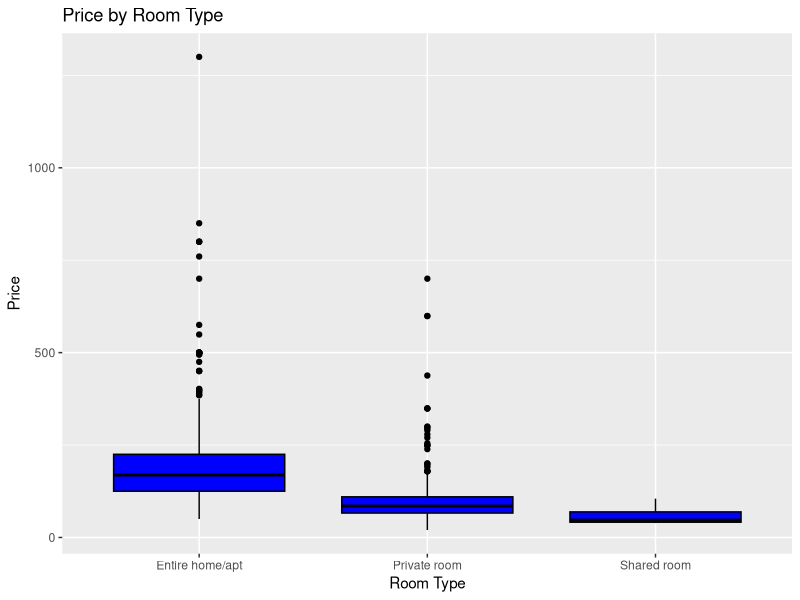
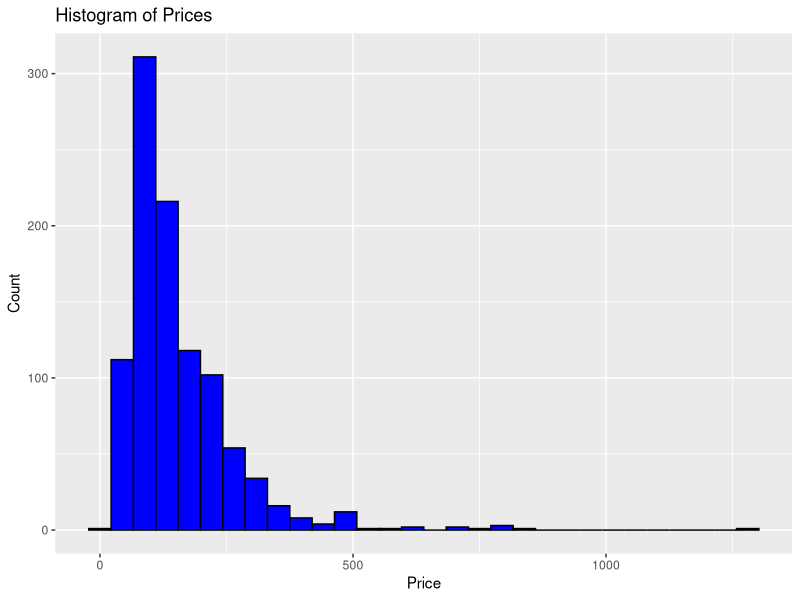
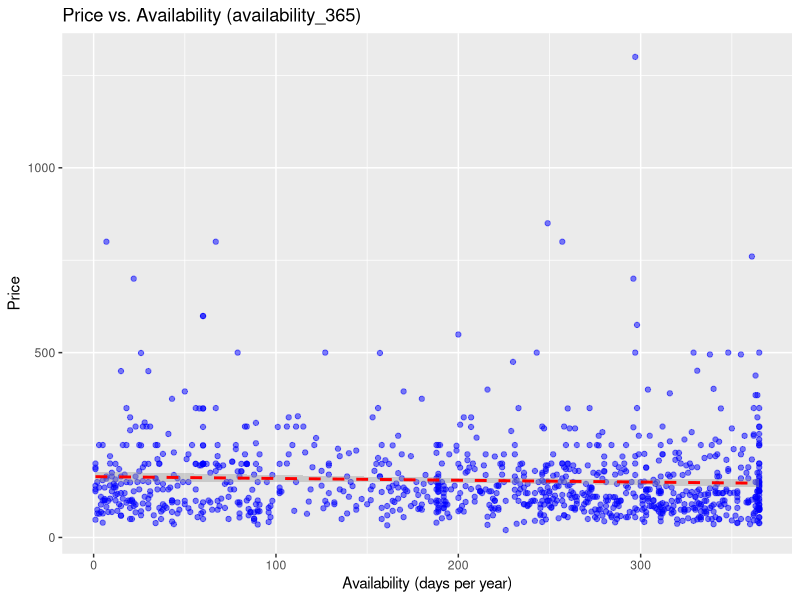
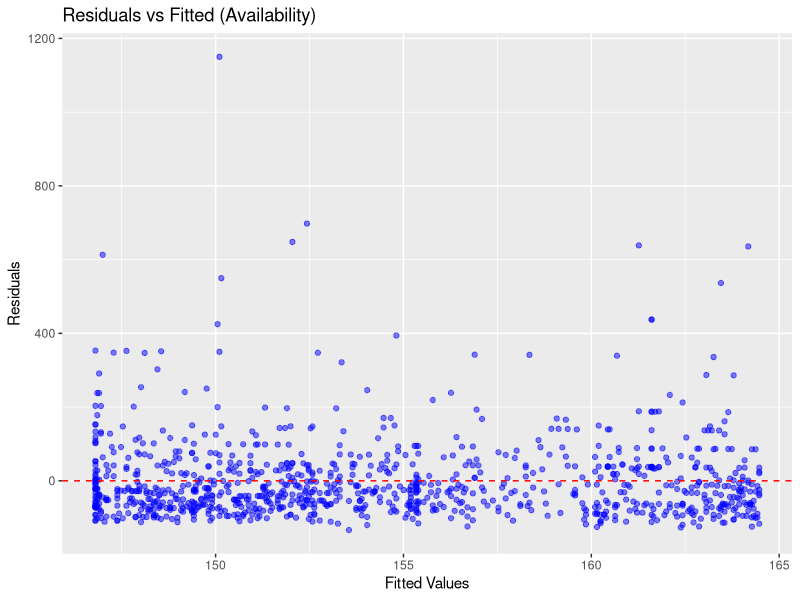
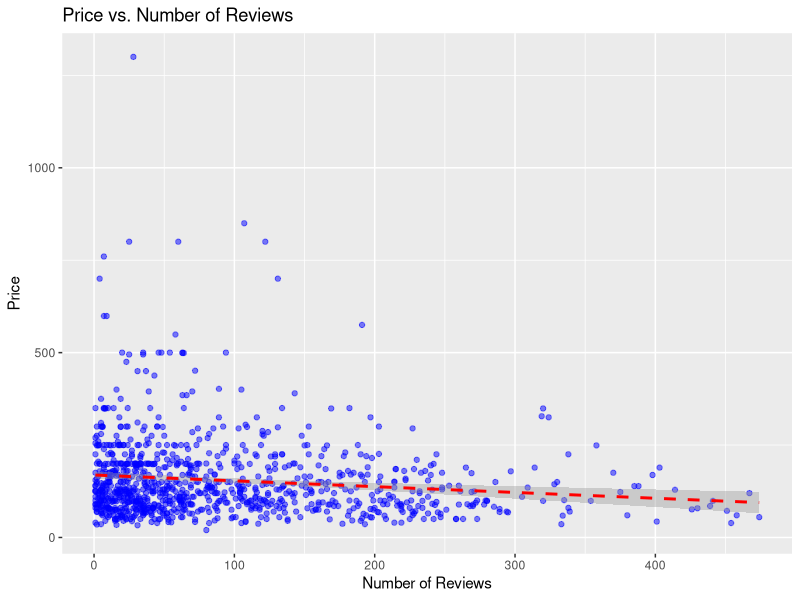
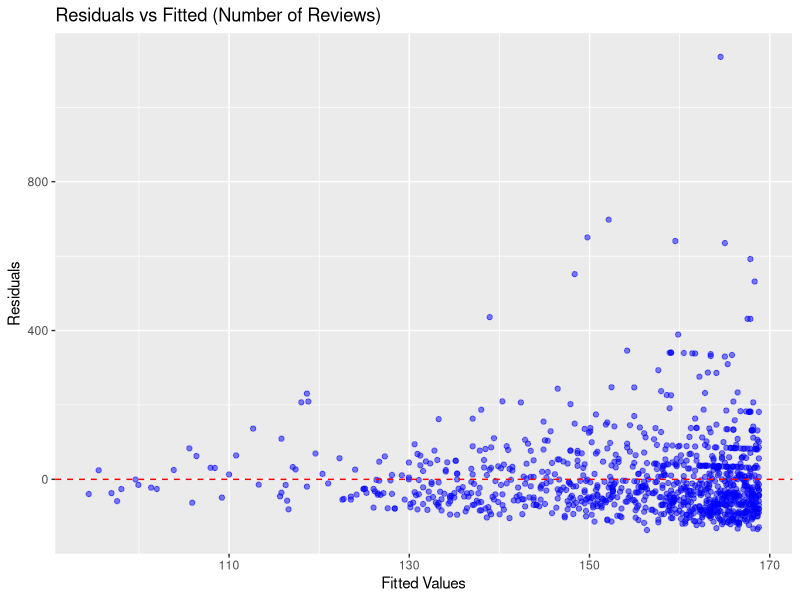
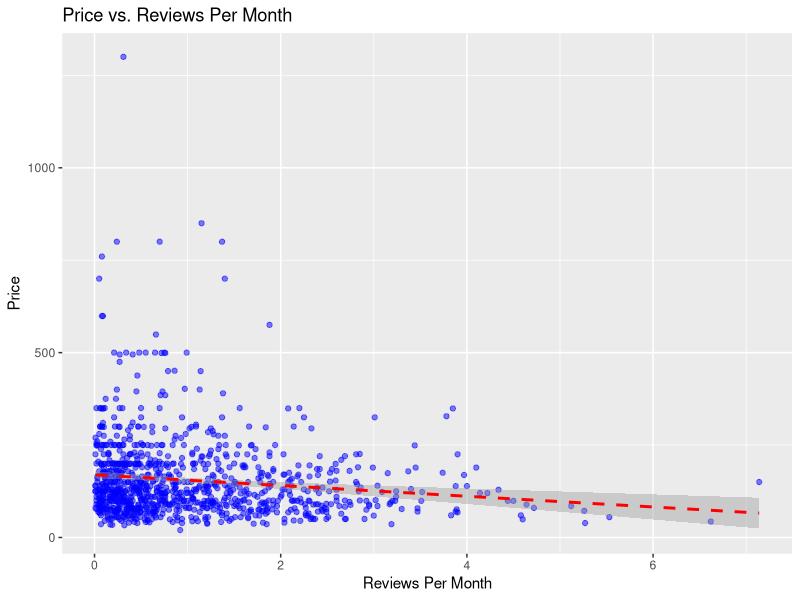
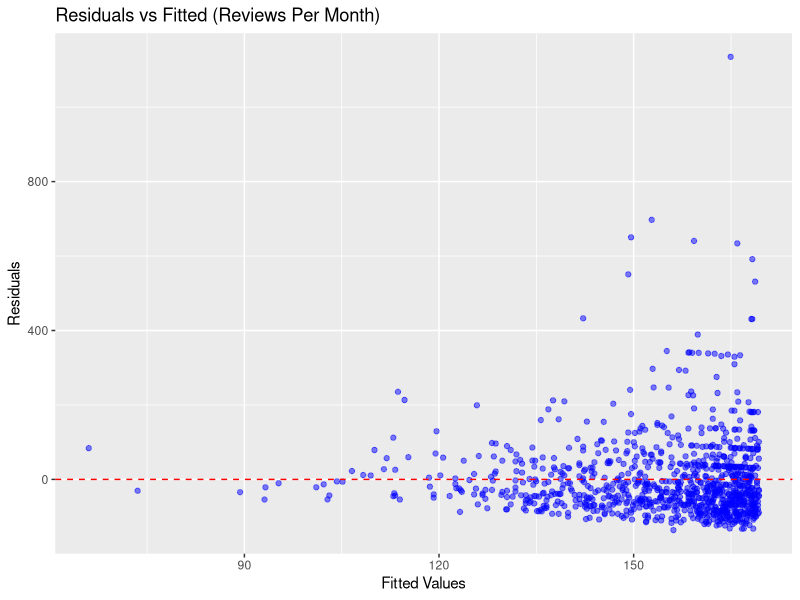

Source code (R) for these figures, in order:
# Load necessary libraries
library(ggplot2)
library(dplyr)
library(readxl)

# Load the cleaned data
data <- read.csv("filtered_data.csv")

# Descriptive Statistics
summary(data)

# Boxplots for Price by Room Type
ggplot(data, aes(x = room_type, y = price)) +
  geom_boxplot(fill = "blue", color = "black") +
  labs(title = "Price by Room Type",
       x = "Room Type",
       y = "Price")

# Histogram of Prices
ggplot(data, aes(x = price)) +
  geom_histogram(bins = 30, fill = "blue", color = "black") +
  labs(title = "Histogram of Prices",
       x = "Price",
       y = "Count")

# ---- Function for Confidence Intervals and Hypothesis Testing ----
display_conf_intervals <- function(model, model_name) {
  cat("Confidence Intervals for", model_name, "Model:\n")
  print(confint(model))
  cat("\n")
}

perform_hypothesis_testing <- function(model, predictors) {
  for (predictor in predictors) {
    p_value <- summary(model)$coefficients[predictor, 4]
    cat("P-value for", predictor, ": ", p_value, "\n")
    if (p_value < 0.05) {
      cat(predictor, "has a significant effect on Price (reject H0).\n")
    } else {
      cat(predictor, "does not have a significant effect on Price (fail to reject H0).\n")
    }
    cat("\n")
  }
}

# ---- Regression Models, Visualizations, Residual Analysis, and Hypothesis Testing ----

# 1. Price vs Availability (availability_365)
model_availability <- lm(price ~ availability_365, data = data)
summary(model_availability)

# Visualization
ggplot(data, aes(x = availability_365, y = price)) +
  geom_point(alpha = 0.5, color = "blue") +
  geom_smooth(method = "lm", color = "red", linetype = "dashed") +
  labs(title = "Price vs. Availability (availability_365)",
       x = "Availability (days per year)",
       y = "Price")

# Residual Analysis
ggplot(data, aes(x = predict(model_availability), y = resid(model_availability))) +
  geom_point(alpha = 0.5, color = "blue") +
  geom_hline(yintercept = 0, color = "red", linetype = "dashed") +
  labs(title = "Residuals vs Fitted (Availability)",
       x = "Fitted Values",
       y = "Residuals")

# Confidence Intervals and Hypothesis Testing
display_conf_intervals(model_availability, "Availability")
perform_hypothesis_testing(model_availability, c("availability_365"))

# 2. Price vs Number of Reviews
model_reviews <- lm(price ~ number_of_reviews, data = data)
summary(model_reviews)

# Visualization
ggplot(data, aes(x = number_of_reviews, y = price)) +
  geom_point(alpha = 0.5, color = "blue") +
  geom_smooth(method = "lm", color = "red", linetype = "dashed") +
  labs(title = "Price vs. Number of Reviews",
       x = "Number of Reviews",
       y = "Price")

# Residual Analysis
ggplot(data, aes(x = predict(model_reviews), y = resid(model_reviews))) +
  geom_point(alpha = 0.5, color = "blue") +
  geom_hline(yintercept = 0, color = "red", linetype = "dashed") +
  labs(title = "Residuals vs Fitted (Number of Reviews)",
       x = "Fitted Values",
       y = "Residuals")

# Confidence Intervals and Hypothesis Testing
display_conf_intervals(model_reviews, "Number of Reviews")
perform_hypothesis_testing(model_reviews, c("number_of_reviews"))

# 3. Price vs Reviews Per Month
model_reviews_per_month <- lm(price ~ reviews_per_month, data = data)
summary(model_reviews_per_month)

# Visualization
ggplot(data, aes(x = reviews_per_month, y = price)) +
  geom_point(alpha = 0.5, color = "blue") +
  geom_smooth(method = "lm", color = "red", linetype = "dashed") +
  labs(title = "Price vs. Reviews Per Month",
       x = "Reviews Per Month",
       y = "Price")

# Residual Analysis
ggplot(data, aes(x = predict(model_reviews_per_month), y = resid(model_reviews_per_month))) +
  geom_point(alpha = 0.5, color = "blue") +
  geom_hline(yintercept = 0, color = "red", linetype = "dashed") +
  labs(title = "Residuals vs Fitted (Reviews Per Month)",
       x = "Fitted Values",
       y = "Residuals")

# Confidence Intervals and Hypothesis Testing
display_conf_intervals(model_reviews_per_month, "Reviews Per Month")
perform_hypothesis_testing(model_reviews_per_month, c("reviews_per_month"))

# 4. Combined Reviews Model: Number of Reviews and Reviews Per Month
model_reviews_combined <- lm(price ~ number_of_reviews + reviews_per_month, data = data)
summary(model_reviews_combined)

# Visualization
ggplot(data, aes(x = predict(model_reviews_combined), y = price)) +
  geom_point(alpha = 0.5, color = "blue") +
  geom_abline(slope = 1, intercept = 0, color = "red", linetype = "dashed") +
  labs(title = "Actual vs Predicted Prices (Combined Reviews)",
       x = "Predicted Price",
       y = "Actual Price")

# Residual Analysis
ggplot(data, aes(x = predict(model_reviews_combined), y = resid(model_reviews_combined))) +
  geom_point(alpha = 0.5, color = "blue") +
  geom_hline(yintercept = 0, color = "red", linetype = "dashed") +
  labs(title = "Residuals vs Fitted (Combined Reviews)",
       x = "Fitted Values",
       y = "Residuals")

# Confidence Intervals and Hypothesis Testing
display_conf_intervals(model_reviews_combined, "Combined Reviews")
perform_hypothesis_testing(model_reviews_combined, c("number_of_reviews", "reviews_per_month"))

# 5. Full Model: All Variables Together
model_full <- lm(price ~ room_type + number_of_reviews + reviews_per_month + availability_365, data = data)
summary(model_full)

# Visualization
data$predicted_price <- predict(model_full)
ggplot(data, aes(x = predicted_price, y = price)) +
  geom_point(alpha = 0.5, color = "blue") +
  geom_abline(slope = 1, intercept = 0, color = "red", linetype = "dashed") +
  labs(title = "Actual vs Predicted Prices (Full Model)",
       x = "Predicted Price",
       y = "Actual Price")

# Residual Analysis
ggplot(data, aes(x = predict(model_full), y = resid(model_full))) +
  geom_point(alpha = 0.5, color = "blue") +
  geom_hline(yintercept = 0, color = "red", linetype = "dashed") +
  labs(title = "Residuals vs Fitted (Full Model)",
       x = "Fitted Values",
       y = "Residuals")

# Confidence Intervals and Hypothesis Testing
display_conf_intervals(model_full, "Full")
perform_hypothesis_testing(model_full, c("room_typePrivate room", "room_typeShared room", 
                                         "number_of_reviews", "reviews_per_month", "availability_365"))
